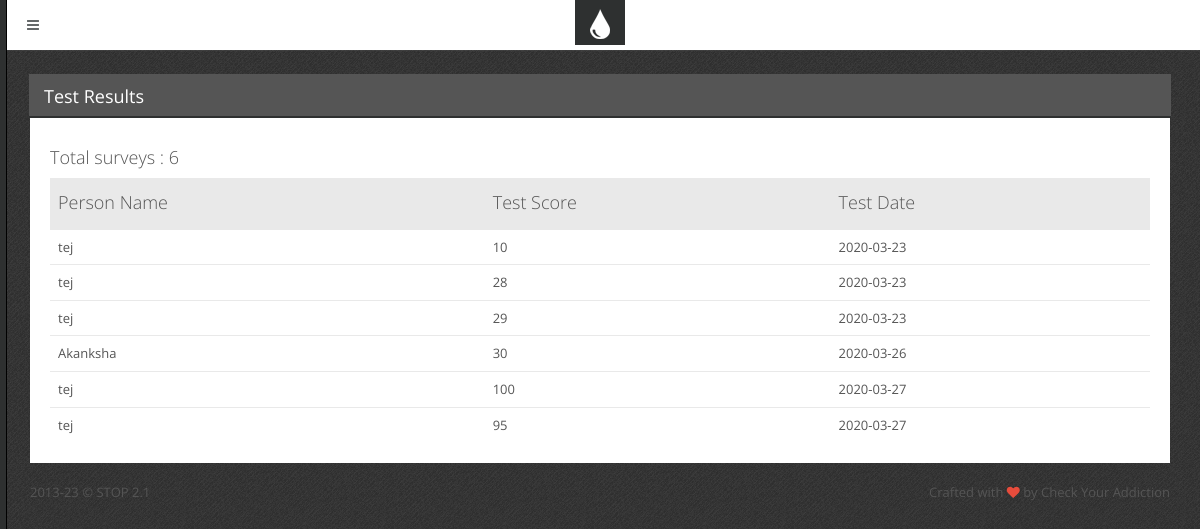
/admin_view2.php, run on the app's committed database.
### tables this page shows
CREATE TABLE IF NOT EXISTS `test_score` (
  `id` int(11) NOT NULL AUTO_INCREMENT,
  `uname` varchar(256) NOT NULL,
  `score` varchar(256) NOT NULL,
  `dot` date NOT NULL,
  PRIMARY KEY (`id`)
);

### admin_view2.php (the view, shortened to what this page needs)
<?php include 'inc/top.php';       ?>
<?php
	include("db.php");
?>
<div class="block">
        <div class="block-title">
            <h2>Test Results</h2>
        </div>
        <div class="table-responsive">
        <?php
					$result = mysqli_query($con,"SELECT * FROM test_score ");
					$count = mysqli_num_rows($result);
			echo"<h4> Total surveys : ".$count."</h4>"; ?>
            <table id="general-table" class="table">
                <thead>
                    <tr>
                         <th>Person Name</th>
                         <th>Test Score</th>
                        <th> Test Date</th>
                    </tr>
                </thead>
                <tbody>
                    <?php
						while($test = mysqli_fetch_array($result))
						{
                    ?>
                    <tr>
                       <td ><?php echo "".$test['uname'];  ?></td>
                       <td ><?php echo "".$test['score'];  ?></td>
                       <td ><?php echo "".$test['dot'];  ?></td>
                    </tr>
				<?php }?>
                </tbody>
 		</table>
        </div>
    </div>
<?php
 include 'inc/footer.php';  ?>
<?php include 'inc/bottom.php';  ?>

### css/main.css (style rules this page uses)
body { font-family: "Open Sans", "Helvetica Neue", Helvetica, Arial, sans-serif; color: #555555; font-size: 13px; background: #454545 url('../img/template/bg.png') top left repeat; }
.block { margin: 0 0 20px; padding: 20px 20px 1px 20px; background-color: #ffffff; }
.block-title { color: #646869; margin: -21px -21px 20px; background-color: #555555; border-bottom: 2px solid #2e3030; color: #ffffff; }
.block-title h1, .block-title h2, .block-title h3, .block-title h4, .block-title h5, .block-title h6 { display: inline-block; font-size: 18px; line-height: 18px; line-height: 1.4; margin: 0; padding: 10px 16px 7px; font-weight: normal; }
.block-title h1, .block-title h2, .block-title h3 { padding-left: 15px; padding-right: 15px; }
h1, h2, h3, h4, h5, h6, .h1, .h2, .h3, .h4, .h5, .h6 { font-family: "Open Sans", "Helvetica Neue", Helvetica, Arial, sans-serif; font-weight: 300; }
.table thead > tr > th { font-size: 18px; font-weight: 300; }
.table thead > tr > th, .table thead > tr > td, .table tfoot > tr > th, .table tfoot > tr > td { background-color: #e9e9e9; padding-top: 12px; padding-bottom: 12px; }
.table thead > tr > th, .table tbody > tr > th, .table tfoot > tr > th, .table thead > tr > td, .table tbody > tr > td, .table tfoot > tr > td, .table tbody + tbody, .table-bordered, .table-bordered > thead > tr > th, .table-bordered > tbody > tr > th, .table-bordered > tfoot > tr > th, .table-bordered > thead > tr > td, .table-bordered > tbody > tr > td, .table-bordered > tfoot > tr > td { border-color: #e9e9e9; }
p, .table, .alert, .carousel { margin-bottom: 20px; }

### data on the page
test_score: uname "tej", score "10", dot "2020-03-23"
test_score: uname "tej", score "28", dot "2020-03-23"
test_score: uname "tej", score "29", dot "2020-03-23"
test_score: uname "Akanksha", score "30", dot "2020-03-26"
test_score: uname "tej", score "100", dot "2020-03-27"
test_score: uname "tej", score "95", dot "2020-03-27"

### other printed values
$count "6"
$template['name'] "STOP"
$template['version'] "2.1"
